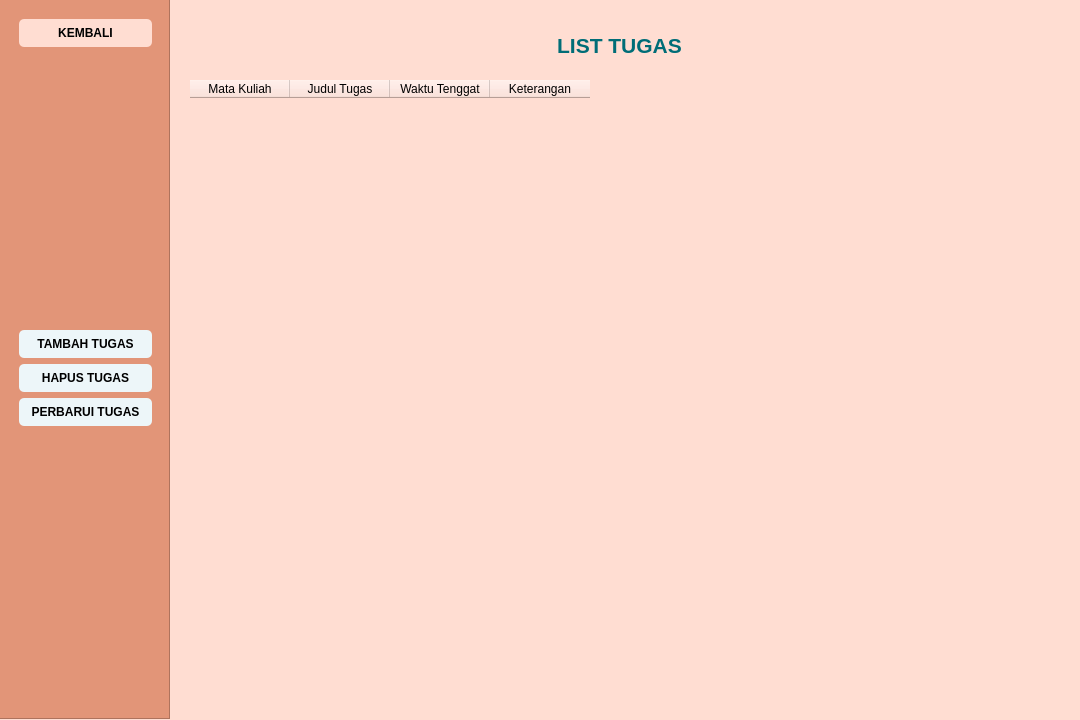
<?xml version="1.0" encoding="UTF-8"?>
<ui version="4.0">
 <class>Dialog</class>
 <widget class="QDialog" name="Dialog">
  <property name="geometry">
   <rect>
    <x>0</x>
    <y>0</y>
    <width>1080</width>
    <height>720</height>
   </rect>
  </property>
  <property name="windowTitle">
   <string>Dialog</string>
  </property>
  <property name="styleSheet">
   <string notr="true">background-color : rgb(255, 221, 210)</string>
  </property>
  <widget class="QFrame" name="frame">
   <property name="geometry">
    <rect>
     <x>-1</x>
     <y>-1</y>
     <width>171</width>
     <height>720</height>
    </rect>
   </property>
   <property name="styleSheet">
    <string notr="true">background-color : rgb(226, 149, 120)</string>
   </property>
   <property name="frameShape">
    <enum>QFrame::StyledPanel</enum>
   </property>
   <property name="frameShadow">
    <enum>QFrame::Raised</enum>
   </property>
   <widget class="QWidget" name="layoutWidget">
    <property name="geometry">
     <rect>
      <x>20</x>
      <y>20</y>
      <width>133</width>
      <height>684</height>
     </rect>
    </property>
    <layout class="QVBoxLayout" name="verticalLayout_2">
     <item>
      <widget class="QPushButton" name="pushButton_kembali">
       <property name="styleSheet">
        <string notr="true">QPushButton {
border-radius : 5;
padding : 7px;
background-color : rgb(255, 221, 210);
font: 8pt &quot;Arial&quot;;
font: bold;
color: rgb(0,0,0);
}
QPushButton:hover {
background-color : rgb(229, 198, 189);
color: rgb(255, 255, 255);
}</string>
       </property>
       <property name="text">
        <string>KEMBALI</string>
       </property>
      </widget>
     </item>
     <item>
      <spacer name="verticalSpacer_2">
       <property name="orientation">
        <enum>Qt::Vertical</enum>
       </property>
       <property name="sizeHint" stdset="0">
        <size>
         <width>20</width>
         <height>235</height>
        </size>
       </property>
      </spacer>
     </item>
     <item>
      <layout class="QVBoxLayout" name="verticalLayout">
       <item>
        <widget class="QPushButton" name="pushButton_tambahData">
         <property name="styleSheet">
          <string notr="true">QPushButton {
border-radius : 5;
padding : 7px;
background-color: rgb(237, 246, 249);
font: 8pt &quot;Arial&quot;;
font: bold;
color: rgb(0,0,0);
}
QPushButton:hover {
background-color : rgb(181, 188, 190);
color: rgb(255, 255, 255);
}</string>
         </property>
         <property name="text">
          <string>TAMBAH TUGAS</string>
         </property>
        </widget>
       </item>
       <item>
        <widget class="QPushButton" name="pushButton_hapusData">
         <property name="styleSheet">
          <string notr="true">QPushButton {
border-radius : 5;
padding : 7px;
background-color: rgb(237, 246, 249);
font: 8pt &quot;Arial&quot;;
font: bold;
color: rgb(0,0,0);
}
QPushButton:hover {
background-color : rgb(181, 188, 190);
color: rgb(255, 255, 255);
}</string>
         </property>
         <property name="text">
          <string>HAPUS TUGAS</string>
         </property>
        </widget>
       </item>
       <item>
        <widget class="QPushButton" name="pushButton_perbaruiData">
         <property name="styleSheet">
          <string notr="true">QPushButton {
border-radius : 5;
padding : 7px;
background-color: rgb(237, 246, 249);
font: 8pt &quot;Arial&quot;;
font: bold;
color: rgb(0,0,0);
}
QPushButton:hover {
background-color : rgb(181, 188, 190);
color: rgb(255, 255, 255);
}</string>
         </property>
         <property name="text">
          <string>PERBARUI TUGAS</string>
         </property>
        </widget>
       </item>
      </layout>
     </item>
     <item>
      <spacer name="verticalSpacer_3">
       <property name="orientation">
        <enum>Qt::Vertical</enum>
       </property>
       <property name="sizeHint" stdset="0">
        <size>
         <width>20</width>
         <height>235</height>
        </size>
       </property>
      </spacer>
     </item>
    </layout>
   </widget>
  </widget>
  <widget class="QLabel" name="label">
   <property name="geometry">
    <rect>
     <x>159</x>
     <y>30</y>
     <width>921</width>
     <height>31</height>
    </rect>
   </property>
   <property name="styleSheet">
    <string notr="true">background-color: qlineargradient(spread:pad, x1:0, y1:0, x2:1, y2:1, stop:0 rgba(0, 0, 0, 0), stop:1 rgba(0, 0, 0, 0));</string>
   </property>
   <property name="text">
    <string>&lt;html&gt;&lt;head/&gt;&lt;body&gt;&lt;p&gt;&lt;span style=&quot; font-size:16pt; font-weight:600; color:#006d77;&quot;&gt;LIST TUGAS&lt;/span&gt;&lt;/p&gt;&lt;/body&gt;&lt;/html&gt;</string>
   </property>
   <property name="alignment">
    <set>Qt::AlignCenter</set>
   </property>
  </widget>
  <widget class="QTableWidget" name="tableWidget">
   <property name="geometry">
    <rect>
     <x>190</x>
     <y>80</y>
     <width>851</width>
     <height>601</height>
    </rect>
   </property>
   <property name="styleSheet">
    <string notr="true">border-radius : 5;</string>
   </property>
   <property name="verticalScrollMode">
    <enum>QAbstractItemView::ScrollPerPixel</enum>
   </property>
   <property name="rowCount">
    <number>0</number>
   </property>
   <attribute name="horizontalHeaderVisible">
    <bool>true</bool>
   </attribute>
   <attribute name="horizontalHeaderHighlightSections">
    <bool>true</bool>
   </attribute>
   <attribute name="verticalHeaderVisible">
    <bool>true</bool>
   </attribute>
   <column>
    <property name="text">
     <string>Mata Kuliah</string>
    </property>
   </column>
   <column>
    <property name="text">
     <string>Judul Tugas</string>
    </property>
   </column>
   <column>
    <property name="text">
     <string>Waktu Tenggat</string>
    </property>
   </column>
   <column>
    <property name="text">
     <string>Keterangan</string>
    </property>
   </column>
  </widget>
 </widget>
 <resources/>
 <connections/>
</ui>
